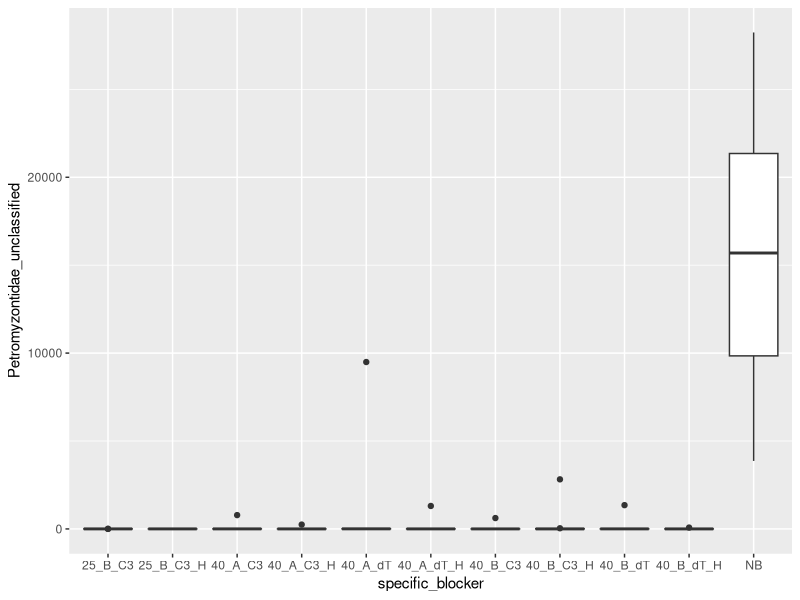
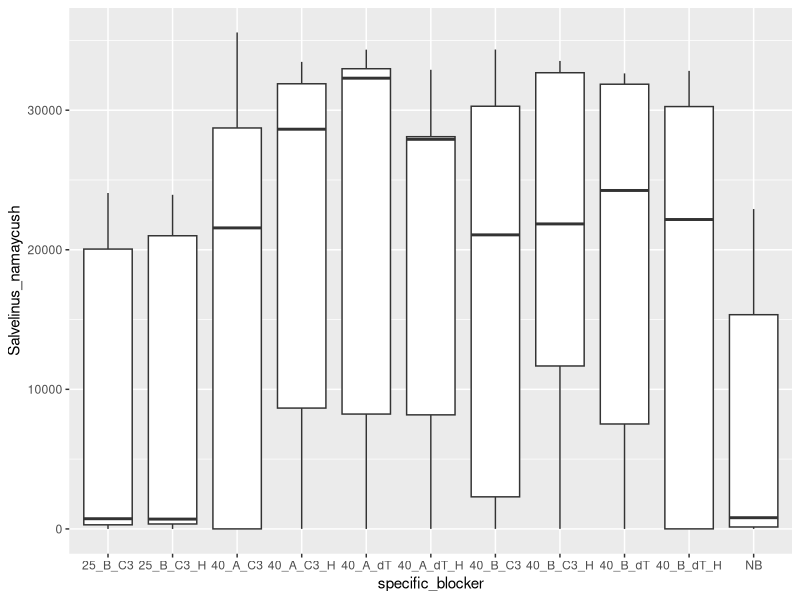
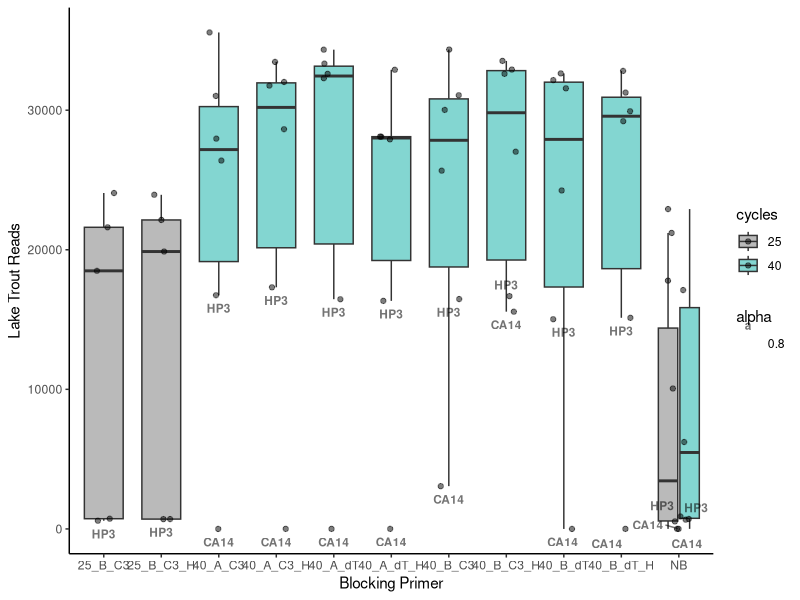
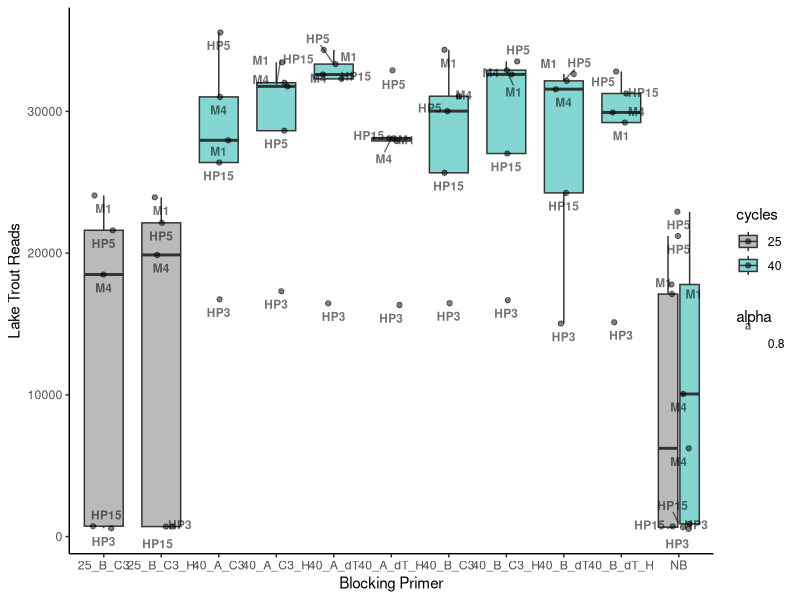
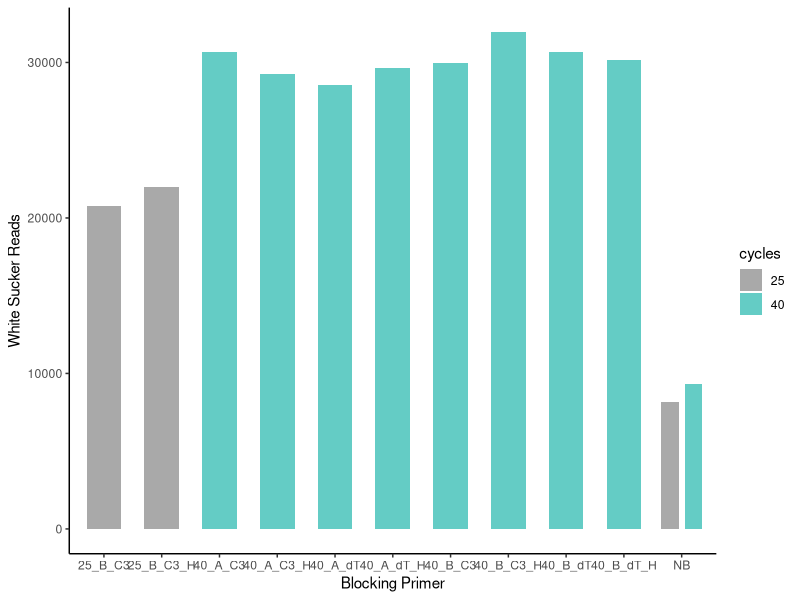
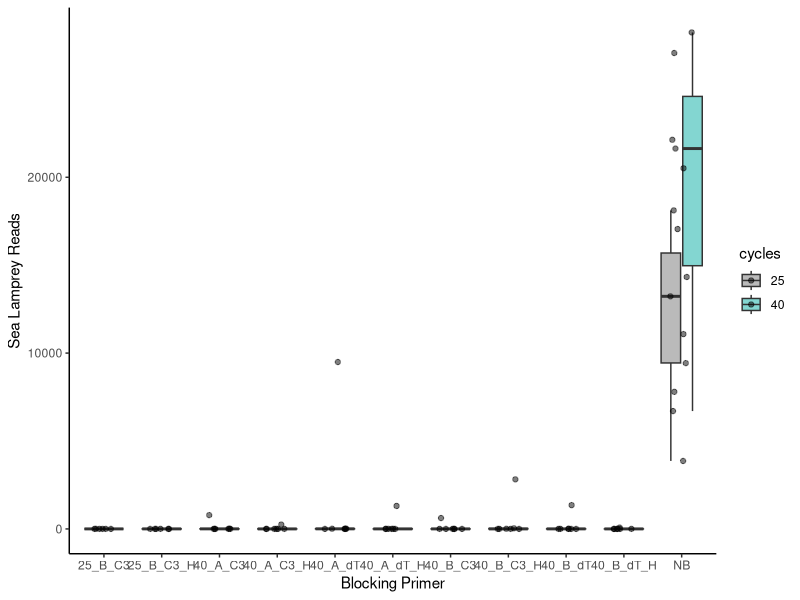
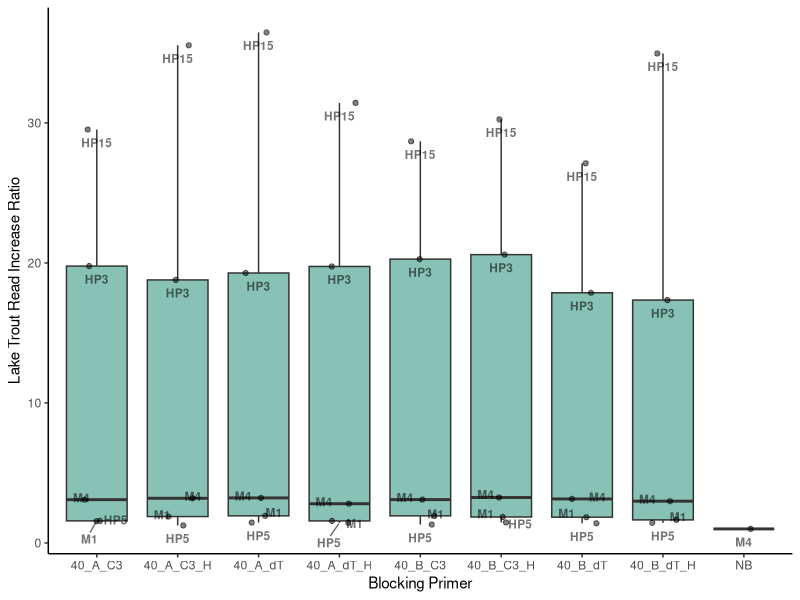
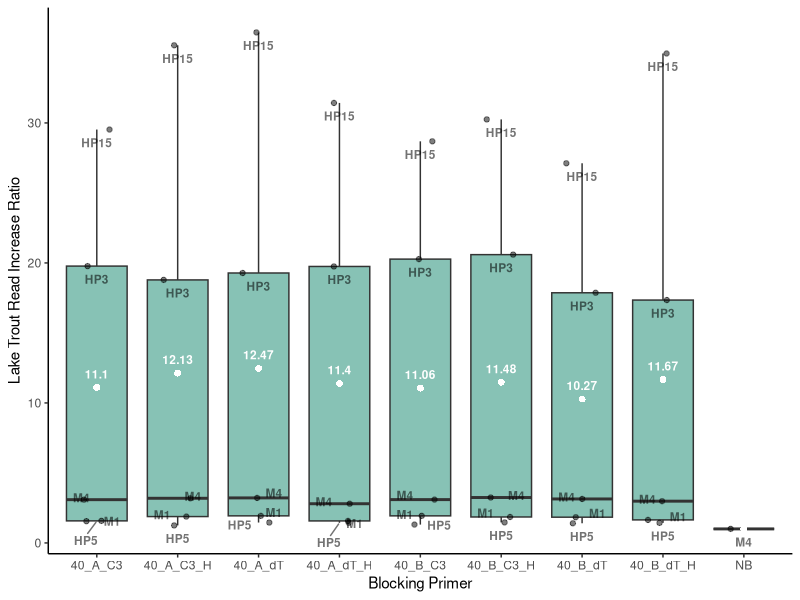

The R source for these figures, in order: (Note: this script raises an error after producing the figures.)
library(tidyverse)
library(readxl)
library(ggthemes)

options(scipen = 999)  # removing scientific notation

matrix <- read_excel("./12S_SL_BP_Micro.mothur.community.matrix.xls")
head(matrix)

# change name of first column to indicate the sample
colnames(matrix)[1] <- "Sample"

# lot of extra columns, only need first 5
# these are lake trout, white sucker, sea lamprey, Salmonidae, and human 
matrix1 <- matrix[,1:6]
head(matrix1)


###############################################################
# Adding Categories/Organizing the data
###############################################################

# is there a block or no block?
matrix1$block <- ifelse(grepl("NoBlock", matrix1$Sample), "No", "Yes")

# cycle number
matrix1$cycles <- ifelse(grepl("25", matrix1$Sample), "25", "40")

# which sample?
matrix1$sample <- ifelse(grepl("CA14", matrix1$Sample), "CA14",
                         ifelse(grepl("HP3", matrix1$Sample), "HP3",
                                ifelse(grepl("HP15", matrix1$Sample), "HP15",
                                       ifelse(grepl("HP5", matrix1$Sample), "HP5",
                                              ifelse(grepl("M1", matrix1$Sample), "M1",
                                                     ifelse(grepl("M4", matrix1$Sample), "M4",
                                                            ifelse(grepl("M5", matrix1$Sample), "M5", "NTC")))))))

# block A or block B?
matrix1$A_B <- ifelse(grepl("_A_", matrix1$Sample), "A", 
                      ifelse(grepl("_B_", matrix1$Sample), "B","NB"))

# which end modification?
matrix1$end_mod <- ifelse(grepl("_C3_", matrix1$Sample), "C3", 
                          ifelse(grepl("_dT_", matrix1$Sample), "dT","NB"))

# HPLC purified?
matrix1$purification <- ifelse(grepl("_H_", matrix1$Sample), "H", 
                               ifelse(grepl("NoBlock", matrix1$Sample), "NB","non_H"))

# specific Sample column
matrix1$specific_blocker <- ifelse(grepl("40_PMBlock_A_C3_H_", matrix1$Sample), "40_A_C3_H",
                                   ifelse(grepl("40_PMBlock_B_C3_H_", matrix1$Sample), "40_B_C3_H",
                                          ifelse(grepl("40_PMBlock_A_dT_H_", matrix1$Sample), "40_A_dT_H",
                                                 ifelse(grepl("40_PMBlock_B_dT_H_", matrix1$Sample), "40_B_dT_H",
                                                        ifelse(grepl("40_PMBlock_A_C3", matrix1$Sample), "40_A_C3",
                                                               ifelse(grepl("40_PMBlock_B_C3", matrix1$Sample), "40_B_C3",
                                                                      ifelse(grepl("40_PMBlock_A_dT", matrix1$Sample), "40_A_dT",
                                                                             ifelse(grepl("40_PMBlock_B_dT", matrix1$Sample), "40_B_dT",
                                                                                    ifelse(grepl("25_PMBlock_B_C3_H_", matrix1$Sample), "25_B_C3_H",
                                                                                           ifelse(grepl("25_PMBlock_B_C3", matrix1$Sample), "25_B_C3", "NB"))))))))))

#####################################################################
# Making Graphs
#####################################################################

library(ggrepel) # some of the text was overlapping, so this fixes that 
# comparing average number of sea lamprey sequences in bp samples vs non-bp samples

# for sea lamprey
ggplot(data=matrix1,aes(x=specific_blocker, y=Petromyzontidae_unclassified)) +
  geom_boxplot()

# for lake trout      
ggplot(data=matrix1,aes(x=specific_blocker, y=Salvelinus_namaycush)) +
  geom_boxplot()
# but these don't account for the samples that don't include lake trout, so...
# select only lake trout samples by removing M5 and NTC
matrix1 %>%
  filter(!grepl("M5", Sample) & !grepl("NTC", Sample)) %>%
  ggplot(aes(specific_blocker, Salvelinus_namaycush, fill = cycles))+
  geom_boxplot(alpha=0.8, outlier.shape = NA)+
  # bit messy with jitter or text, so can turn on/off
  geom_jitter(width = 0.2, height = 0, color = "black", alpha = 0.5) +
  geom_text_repel(data = subset(matrix1, sample %in% c("CA14","HP3")),
    aes(label = sample, alpha=0.8), vjust = 2, color = "black", size = 3, fontface = "bold") +
  scale_fill_manual(values=c("darkgray","#64CCC5")) +
  labs(x="Blocking Primer", y="Lake Trout Reads") +
  theme_classic()

# looking at this graph and the data a bit more closely, it looks like CA14 may have
# some outliers, so let's remove those as well and see what it looks like


matrix1 %>%
  filter(!grepl("M5", Sample) & !grepl("NTC", Sample) & !grepl("CA14", Sample)) %>%
  ggplot(aes(specific_blocker, Salvelinus_namaycush, fill = cycles))+
  geom_boxplot(alpha=0.8, outlier.shape = NA)+
  geom_jitter(width = 0.2, height = 0, color = "black", alpha = 0.5) +
  geom_text_repel(aes(label = sample, alpha=0.8), vjust = 2, color = "black", size = 3, fontface = "bold") +
  scale_fill_manual(values=c("darkgray","#64CCC5")) +
  labs(x="Blocking Primer", y="Lake Trout Reads") +
  theme_classic()

# -- Some Notes --
# Those points at the bottom for the 25 cycle samples are HP3 and HP15. When comparing
# to the 40 cycle samples, the one bottom outlier is HP3 and HP15 shoots up in with the 
# rest of the samples. Much more effective at the higher cycle ranges.


# let's try for white sucker
matrix1 %>%
  filter(grepl("M5", Sample) & !grepl("NTC", Sample) & !grepl("CA14", Sample)) %>%
  ggplot(aes(x = specific_blocker, y = Catostomus_commersonii, fill = cycles))+
  geom_bar(stat = "identity", position = position_dodge(width = 0.8), width = 0.6) +
  scale_fill_manual(values=c("darkgray","#64CCC5")) +
  labs(x="Blocking Primer", y="White Sucker Reads") +
  theme_classic()

# and finally for sea lamprey
matrix1 %>%
  filter(!grepl("NTC", Sample)) %>%
  ggplot(aes(specific_blocker, Petromyzontidae_unclassified, fill = cycles))+
  geom_boxplot(alpha=0.8, outlier.shape = NA) +
  geom_jitter(width = 0.2, height = 0, color = "black", alpha = 0.5) +
  #geom_text_repel(aes(label = sample, alpha=0.8), vjust = 2, color = "black", size = 3, fontface = "bold") +
  scale_fill_manual(values=c("darkgray","#64CCC5")) +
  labs(x="Blocking Primer", y="Sea Lamprey Reads") +
  theme_classic()

## Additional Plots?:
# ---- Add in "salmonidae" with the lake trout?
# ---- Can compare specific variables to each other (e.g. A vs B or H vs non-H, for paper)
# ---- What are the proportion changes that the Samples make?
# --------- Compare the percentages by which the Samples reduced sea lamprey/lake trout
# ---- How the fraction of reads changes across categories and Samples




### MISSING DATA?
table(matrix1$sample)

# missing 2 CA14 and 6 NTC samples
# --- likely filtered out and not a big deal (?)





########################################################################
# comparing blocking primer effectiveness ratios
########################################################################


# make a new column with total reads 
matrix1$total_reads <- rowSums(matrix1[2:6])

# combine lake trout and Salmonidae for total salmonids (probably all lake trout)
matrix1$total_salmonids <- matrix1$Salmonidae_unclassified + matrix1$Salvelinus_namaycush

# creating a function to compare the increase in lake trout amplification per sample
# for each Sample as compared to the "no block" of that same sample. For example,
# if the "no block" version of HP3 gives x amount of lake trout reads, by how 
# much does that increase when the different blocking primers are added?

ratio_calc <- function(sample_name) {
  # start by subsampling the community matrix for just the given sample and at 40 cycles
  m2 <- filter(matrix1, sample == sample_name, cycles == "40")
  # initialize the total salmonid reads for each "no block" sample
  nb_total <- NULL
  # define the amount of salmonid reads for the "no block" sample
  for (i in 1:nrow(m2)) {
    if (m2$block[i] == "No") {
      nb_total <- m2$total_salmonids[i]
    }
  }
  # create a new column to store ratios
  m2$ratio <- 1:nrow(m2)
  # then calculate the ratio of salmonid reads for each Sample as compared to the 
  # number of salmonid reads when no block was included
  for (i in 1:nrow(m2)) {
    if (m2$block[i] == "Yes") {
      m2$ratio[i] <- m2$total_salmonids[i]/nb_total
    }
  }
  # print out the ratios
  print(select(m2, Sample, ratio))
}  

# trying with a sample
ratio_calc("HP3")
# this gives the factor by which each Sample increased the amount of salmonid reads
# so, for sample HP3, the PMBlock_A_C3 Sample increased the amount of salmonid reads 
# by a factor of 19.8.

# so, let's compare the average increase factors (ratios) for all the Samples over
# each of the samples

all_samples <- c(unique(matrix1$sample))  # organize all the sample names into an object
all_samples_noNTC <- all_samples[all_samples != "NTC"]  # exclude NTC cause no DNA

# set up a data frame to store the data
factor_df <- data.frame(matrix(ncol = 2, nrow = 0))
colnames(factor_df) <- c("sample_name", "ratio")

# loop to run all samples
for (i in all_samples_noNTC) {
  result <- ratio_calc(i)
  factor_df <- rbind(factor_df, result)  # stores each tibble 
}

# make a single data frame with the sample names (again, just the 40 cycle samples)
matrix2 <- matrix1 %>%
  select("Sample", "specific_blocker", "sample") %>%  # only need these rows
  full_join(factor_df, by = "Sample") %>%  # link the ratio to the Sample
  filter(!grepl("NTC", sample) & !grepl("M5", sample)) %>%  # filter out the NTC samples, and M5 (WS only)
  slice(22:n())  # there were some NAs from the 25-cycle rows, so sliced those out

# with our data frame set up, plot the mean ratio (factor by which adding a blocking primer
# increases salmonid reads) for each blocking primer across the difference samples
# for which the blocking primer was included. In other words, how well, on average,
# did each blocking primer improve the amount of salmonid (lake trout) reads as 
# compared to no blocking primer?


matrix2 %>% 
  filter(!grepl("CA14", sample)) %>%  # CA14 seems to be producing some outliers, so can try without that
  ggplot(aes(x = specific_blocker, y = ratio, fill = "Same Color")) +
  geom_boxplot(alpha = 0.8) +
  geom_jitter(width = 0.2, height = 0, color = "black", alpha = 0.5) +
  geom_text_repel(aes(label = sample, alpha=0.8), vjust = 2, color = "black", size = 3, fontface = "bold", show.legend = F) +
  #scale_y_log10() +  # had log scale for previous graph that included CA14
  scale_fill_manual(values = "#69b3a2", guide = "none") +
  labs(x="Blocking Primer", y="Lake Trout Read Increase Ratio") +
  theme_classic()

# adding a mean value to the chart as well, first as a small table
mean_values <- matrix2 %>%
  filter(!grepl("CA14", sample)) %>%  # removed again for the outliers
  group_by(specific_blocker) %>%
  summarize(mean_ratio = mean(ratio))

# white dots will represent the mean
matrix2 %>% 
  filter(!grepl("CA14", sample)) %>%  # CA14 seems to be producing some outliers, so can try without that
  ggplot(aes(x = specific_blocker, y = ratio, fill = "Same Color")) +
  geom_boxplot(alpha = 0.8) +
  geom_jitter(width = 0.2, height = 0, color = "black", alpha = 0.5) +
  geom_text_repel(aes(label = sample, alpha=0.8), vjust = 2, color = "black", size = 3, fontface = "bold", show.legend = F) +
  geom_text(data = mean_values, aes(x = specific_blocker, y = mean_ratio, label = round(mean_ratio, 2)),
            vjust = -1, color = "white", size = 3, fontface = "bold") +
  geom_point(data = mean_values, aes(x = specific_blocker, y = mean_ratio),
             shape = 16, color = "white", size = 2) +
  scale_fill_manual(values = "#69b3a2", guide = "none") +
  labs(x="Blocking Primer", y="Lake Trout Read Increase Ratio") +
  theme_classic()




################################################################
# Stacked bar charts
################################################################

# using the full matrix for this, then will simplify
full_matrix <- read_excel("./12S_SL_BP_Micro.mothur.community.matrix.xls")

# change name of first column to indicate the sample
colnames(full_matrix)[1] <- "Sample_Name"

# combine similar taxonomic groups due to known feeding/concentrations
# salmonids
full_matrix$salmonids <- full_matrix$Salvelinus_namaycush + full_matrix$Salmonidae_unclassified + full_matrix$Salvelinus_unclassified + full_matrix$Salmo_unclassified
# lamprey
full_matrix$lamprey <- full_matrix$Petromyzontidae_unclassified + full_matrix$Lampetra_appendix
# sucker
full_matrix$white_sucker <- full_matrix$Catostomus_commersonii + full_matrix$Catostomidae_unclassified + full_matrix$Catostomus_unclassified
# total between these groups
full_matrix$total_grouped <- full_matrix$salmonids + full_matrix$lamprey + full_matrix$white_sucker

# Calculate proportions of each species within each sample
full_matrix <- full_matrix %>% mutate(
  lake_trout_prop = salmonids / total_grouped,
  lamprey_prop = lamprey / total_grouped,
  white_sucker_prop = white_sucker / total_grouped
)

full_matrix_long <- full_matrix %>% 
  select(Sample_Name, salmonids, lamprey, white_sucker) %>%  # Exclude the 'total' column
  pivot_longer(cols = -c(Sample_Name), names_to = "species", values_to = "reads")

# remove the ".12S" from the names
full_matrix_long$Sample_Name <- gsub(".12S","",full_matrix_long$Sample_Name)

ggplot(full_matrix_long, aes(x = Sample_Name, y = reads, fill = species)) +
  geom_bar(stat = "identity", position = "stack") +
  labs(x = "Sample", y = "Sequence Reads", fill = "Species") +
  theme_classic() +
  theme(axis.text.x = element_text(angle = 90, hjust = 1, size = 8))

# reorder
cycles <- sapply(full_matrix_long$Sample_Name, FUN = function(x){strsplit(x,split = "_")[[1]][1]})
extraction <- sapply(full_matrix_long$Sample_Name, FUN = function(x){tail(strsplit(x,split = "_")[[1]],1)})

full_matrix_long2 <- full_matrix_long[order(extraction),]


pattern_order <- c("CA14", "HP3", "HP5", "HP15", "M1", "M4", "M5", "NTC")



# plot again
ggplot(full_matrix_long2, aes(x = reorder(Sample_Name, gsub(".*?(CA14|HP[0-9]+|M[0-9]+|NTC).*", "\\1", Sample_Name), FUN = function(x) match(x, pattern_order)), y = reads, fill = species)) +
  geom_bar(stat = "identity", position = "stack") +
  labs(x = "Sample", y = "Sequence Reads", fill = "Species") +
  theme_classic() +
  theme(axis.text.x = element_text(angle = 90, hjust = 1, size = 8))





##### random stats ##########

matrix1 %>% 
  filter(specific_blocker == "NB" & cycles == "25") %>%
  summarize(mean = mean(Petromyzontidae_unclassified))  # 12211

matrix1 %>% 
  filter(specific_blocker == "NB" & cycles == "40") %>%
  summarize(mean = mean(Petromyzontidae_unclassified))  # 19387
  

# comparing the two cycle groups for number of lake trout reads

group25 <- subset(matrix1, cycles == "25" & specific_blocker != "NB" & sample != "NTC" & sample != "M5")
group40 <- subset(matrix1, cycles == "40" & specific_blocker != "NB" & sample != "NTC" & sample != "M5")
groupNB <- subset(matrix1, cycles == "40" & specific_blocker == "NB" & sample != "NTC" & sample != "M5")

summarize(groupNB, mean = mean(groupNB$Salvelinus_namaycush))
summarize(group40, mean = mean(group40$Salvelinus_namaycush))


result <- wilcox.test(group25$Salvelinus_namaycush, group40$Salvelinus_namaycush)

group25 %>%
  filter(specific_blocker == "25_B_C3") %>%
  summarize(mean = mean(Salvelinus_namaycush))

group40 %>%
  filter(specific_blocker == "40_B_C3") %>%
  summarize(mean = mean(Salvelinus_namaycush))

wilcox.test(group40$Salvelinus_namaycush, groupNB$Salvelinus_namaycush)

#just B-C3 and B-C3-H

group40_BC3 <- group40 %>%
  filter(A_B == "B" & end_mod == "C3")
wilcox.test(group25$Salvelinus_namaycush, group40_BC3$Salvelinus_namaycush)


# looking at salmonid reads per blocking primer
matrix1 %>%
  filter(!grepl("M5", Sample) & !grepl("NTC", Sample)) %>%
  ggplot(aes(specific_blocker, total_salmonids, fill = cycles))+
  geom_boxplot(alpha=0.8, outlier.shape = NA)+
  geom_jitter(width = 0.2, height = 0, color = "black", alpha = 0.5) +
  geom_text_repel(data = subset(matrix1, sample %in% c("CA14","HP3")),
                  aes(label = sample, alpha=0.8), vjust = 2, color = "black", size = 3, fontface = "bold") +
  scale_fill_manual(values=c("darkgray","#64CCC5")) +
  labs(x="Blocking Primer", y="Lake Trout Reads") +
  theme_classic()

# reorder and create stacked bar column

reordered <- matrix1[order(matrix1$specific_blocker), ]

reordered_long <- reordered[ ,c(1:6,13,14)] %>%
  pivot_longer(cols = c(Salvelinus_namaycush, Catostomus_commersonii, Petromyzontidae_unclassified, Salmonidae_unclassified, Homo_sapiens), 
               names_to = "Species", values_to = "Reads")

reordered_long <- reordered_long %>%
  group_by(specific_blocker) %>%
  mutate(Proportion = Reads / sum(Reads))

reordered_long$Digestive_Sample <- ifelse(grepl("CA14", reordered_long$Sample), "CA14",
                                          ifelse(grepl("HP3", reordered_long$Sample), "HP3",
                                                 ifelse(grepl("HP15", reordered_long$Sample), "HP15",
                                                        ifelse(grepl("HP5", reordered_long$Sample), "HP5",
                                                               ifelse(grepl("M1", reordered_long$Sample), "M1",
                                                                      ifelse(grepl("M4", reordered_long$Sample), "M4",
                                                                             ifelse(grepl("M5", reordered_long$Sample), "M5", "NTC")))))))

# taking ".12S" out of the sample names
reordered_long$Sample <- gsub("\\.12S$", "", reordered_long$Sample)

#colors
custom_colors <- c("#79a4ed", "#6554AF","#001C30","#DAFFFB","#64CCC5")

# all samples
ggplot(reordered_long, aes(x = Sample, y = Reads, fill = Species)) +
  geom_col() +
  scale_fill_manual(values = custom_colors) +
  theme_classic()+
  theme(axis.text.x = element_text(angle = 90, vjust = 0.5, hjust = 1, size =7))

# grouped by blocker
ggplot(reordered_long, aes(x = specific_blocker, y = Reads, fill = Species)) +
  geom_col() +
  scale_fill_manual(values = custom_colors) +
  theme_classic()+
  theme(axis.text.x = element_text(angle = 90, vjust = 0.5, hjust = 1, size =7))

# CA14 with different blockers
ggplot(subset(reordered_long, grepl("CA14", Sample)), aes(x = specific_blocker, y = Reads, fill = Species)) +
  geom_col() +
  scale_fill_manual(values = custom_colors) +
  theme_classic()+
  theme(axis.text.x = element_text(angle = 90, vjust = 0.5, hjust = 1, size =7))+
  labs(x = "Blocking Primer", y = "Number of Sequence Reads", title = "Number of Sequence Reads per Blocking Primer of CA14")

# HP15 with different blockers
ggplot(subset(reordered_long, grepl("HP15", Sample)), aes(x = specific_blocker, y = Reads, fill = Species)) +
  geom_col() +
  scale_fill_manual(values = custom_colors) +
  theme_classic()+
  theme(axis.text.x = element_text(angle = 90, vjust = 0.5, hjust = 1, size = 11),
        plot.title = element_text(face = "bold", family = "Helvetica", size = 14)) +
  labs(x = "Blocking Primer", y = "Number of Sequence Reads")

unique(matrix1$sample)


library(ggthemes)


ggplot(reordered_long, aes(x = specific_blocker, y = Reads, fill = Species)) +
  geom_col() +
  scale_fill_manual(values = custom_colors, 
                    labels = c("White Sucker", "Homo Sapiens", "Sea Lamprey", "Salmonid (unclassified)", "Lake Trout"))+
  theme_few()+
  theme(axis.text.x = element_text(angle = 90, vjust = 0.5, hjust = 1, size = 11)) +
  labs(x = "Blocking Primer", y = "Number of Sequence Reads") +
  facet_wrap(~ Digestive_Sample, ncol = 3)+
  theme(text = element_text(family = "Helvetica", face = "bold"),
        strip.text = element_text(size = 14),
        axis.text = element_text(family = "Helvetica", face = "plain"),
        axis.text.x = element_text(size = 9),
        legend.key.size = unit(1.5, "lines"),  # Adjust legend key size
        legend.text = element_text(size = 12),  # Adjust legend text size
        legend.title = element_text(size = 14, face = "bold"))

# reorder of the samples
reordered_long$Digestive_Sample <- factor(reordered_long$Digestive_Sample, 
                                          levels = c("M1", "M4", "M5", "HP3", "HP5", "HP15", "CA14", "NTC"))

#---------- reorganizing the data frame

# breaking up the NB sections into 25-cycle and 40-cycle
for (i in 1:nrow(reordered_long)) {
  if (grepl("25_NoBlock", reordered_long$Sample[i])) {
    reordered_long$specific_blocker[i] <- "NB_25"
  }
}

# new dataframe that does not include the 25-cycle PCR
seq_df_40 <- reordered_long %>%
  filter(!grepl("25", Sample))

#--- new graph with new df
library(ggthemes)

ggplot(seq_df_40, aes(x = specific_blocker, y = Reads, fill = Species)) +
  geom_col() +
  scale_fill_manual(values = custom_colors, 
                    labels = c("White Sucker", "Homo Sapiens", "Sea Lamprey", "Salmonid (unclassified)", "Lake Trout"))+
  theme_few()+
  theme(axis.text.x = element_text(angle = 90, vjust = 0.5, hjust = 1, size = 11)) +
  labs(x = "Blocking Primer", y = "Number of Sequence Reads") +
  facet_wrap(~ Digestive_Sample, ncol = 3)+
  theme(text = element_text(family = "Helvetica", face = "bold"),
        strip.text = element_text(size = 14),
        axis.text = element_text(family = "Helvetica", face = "plain"),
        axis.text.x = element_text(size = 9),
        legend.key.size = unit(1.5, "lines"),  # Adjust legend key size
        legend.text = element_text(size = 12),  # Adjust legend text size
        legend.title = element_text(size = 14, face = "bold"))

# ----------------------------------------------------------------
# some stats

# ANOVA

# block vs no block
aov1 <- aov(Petromyzontidae_unclassified ~ block, data = matrix1)
summary(aov)

aov2 <- aov(Petromyzontidae_unclassified ~ specific_blocker, data = matrix1)
summary(aov2)

# excluding NB samples
filtered_noNB <- matrix1 %>% filter(specific_blocker != "NB")
aov3 <- aov(Petromyzontidae_unclassified ~ specific_blocker, data = filtered_noNB)
summary(aov3)

tukey1_sl <- TukeyHSD(aov3) # no significant differences between sl reads and blockers

# looking at lake trout reads 
aov4 <- aov(Salvelinus_namaycush ~ specific_blocker, data = filtered_noNB)
summary(aov4) # no significant differences between lake trout reads and blockers

TukeyHSD(aov4)

# testing for normality
shapiro.test(filtered_noNB$Salvelinus_namaycush)
hist(filtered_noNB$Salvelinus_namaycush)

kruskal.test(Salvelinus_namaycush ~ specific_blocker, data = filtered_noNB) # p = 0.7467
wilcox.test()

# ----------------------------------------------------------------------

### average percent decrease in reads per blocking primer --- IN PROGRESS
blocker_names_list <- c("40_B_dT_H", "40_B_dT", "40_B_C3_H", "40_B_C3", "40_A_dT_H", "40_A_dT", "40_A_C3_H", "40_A_C3")

df1 <- data.frame(blocker = blocker_names_list, reads = NA)


avg_reads <- function(blocker) {
  # subset the data for each blocker
  block_data <- seq_df_40[
    seq_df_40$specific_blocker == blocker &
    seq_df_40$Species == "Petromyzontidae_unclassified" &
    seq_df_40$Digestive_Sample != "NTC",
  ]
  # subset the data for "no block"
  nb_data <- seq_df_40[
    seq_df_40$specific_blocker == "NB" &
    seq_df_40$Species == "Petromyzontidae_unclassified" &
    seq_df_40$Digestive_Sample != "NTC",
  ]
  # calculate the sum of reads for the blocker
  block_sum <- sum(block_data$Reads)
  nb_sum <- sum(nb_data$Reads)
  # calculate the mean
  mean_blockp <- 100 - ((block_sum / nb_sum) * 100)
  # calculate
  # print
  print(mean_blockp)
  print()
}

mean_block_df <- data.frame(blocker = blocker_names_list, mean_blocking_per = NA)
mean_block_df$mean_blocking_per <- sapply(mean_block_df$blocker, avg_reads)

mean(mean_block_df$mean_blocking_per)
sd(mean_block_df$mean_blocking_per)
max(mean_block_df$mean_blocking_per)
min(mean_block_df$mean_blocking_per)

write.csv(mean_block_df, "mean_block_df.csv")
